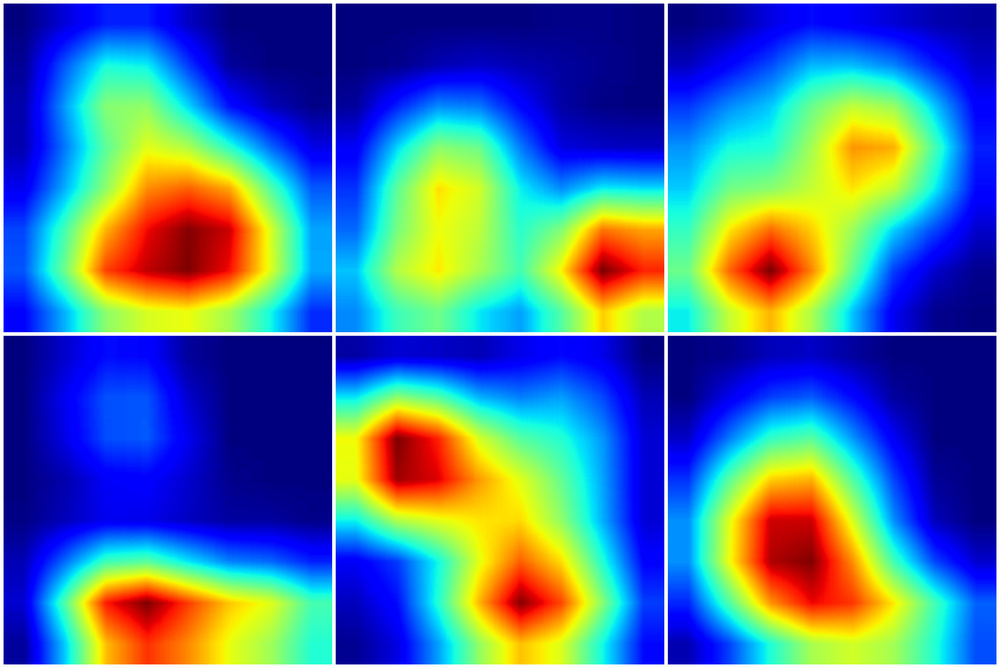
#> input picture runs/rgb_resnet18_gpu/cam_report/heatmap_grid_Apple___Apple_scab.png, 1000 x 668 px, shrunk from 1689 x 1128 before the run, found by its file name; its folder holds 4 pictures in this run
$ python view_gradcam_results.py
#> lines starting #> are read from the running program, lines starting #| are printed output that depends on the picture
import os
from PIL import Image
import matplotlib.pyplot as plt

# --- Cấu hình ---
cam_dir = r"runs\rgb_resnet18_gpu\cam_report"  # Thư mục chứa kết quả Grad-CAM
per_row = 3  # số ảnh mỗi hàng

# --- Lấy danh sách ảnh PNG ---
images = [f for f in os.listdir(cam_dir) if f.lower().endswith(".png") and "poster" not in f]
images.sort()

if not images:
    print("❌ Không tìm thấy ảnh Grad-CAM trong thư mục:", cam_dir)
    exit()

# --- Hiển thị ảnh ---
n = len(images)
rows = (n + per_row - 1) // per_row

plt.figure(figsize=(per_row * 5, rows * 5))
for i, img_file in enumerate(images):
    img_path = os.path.join(cam_dir, img_file)
    img = Image.open(img_path)
#> img is the input picture: PIL image 1000x668 RGB; mean R, G, B 75.4, 117.9, 158.3

    plt.subplot(rows, per_row, i + 1)
    plt.imshow(img)
    plt.axis("off")

    # Gợi ý tên lớp từ tên file
    title = os.path.splitext(img_file)[0]
    plt.title(title, fontsize=10)

plt.tight_layout()
plt.show()
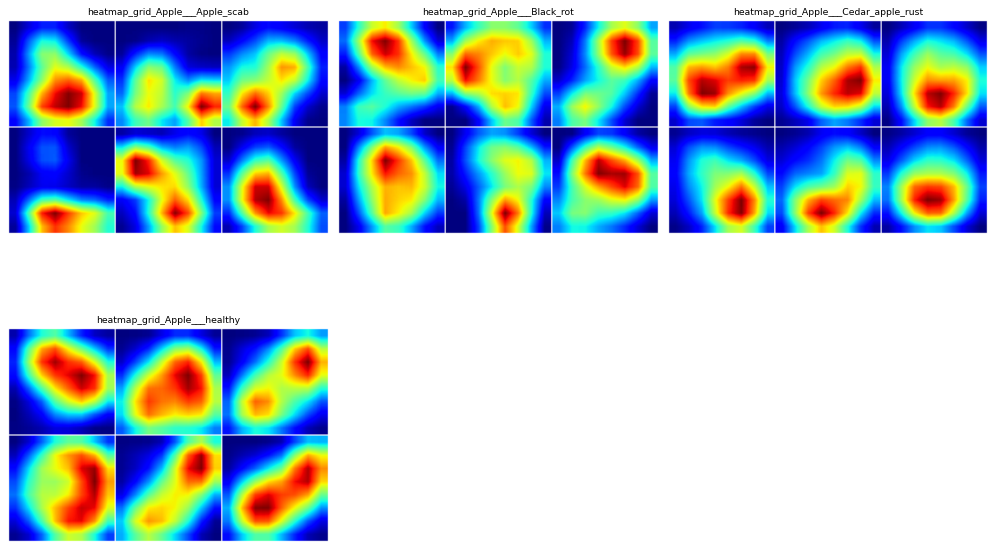
#> figure drawn by matplotlib, 4 panels
